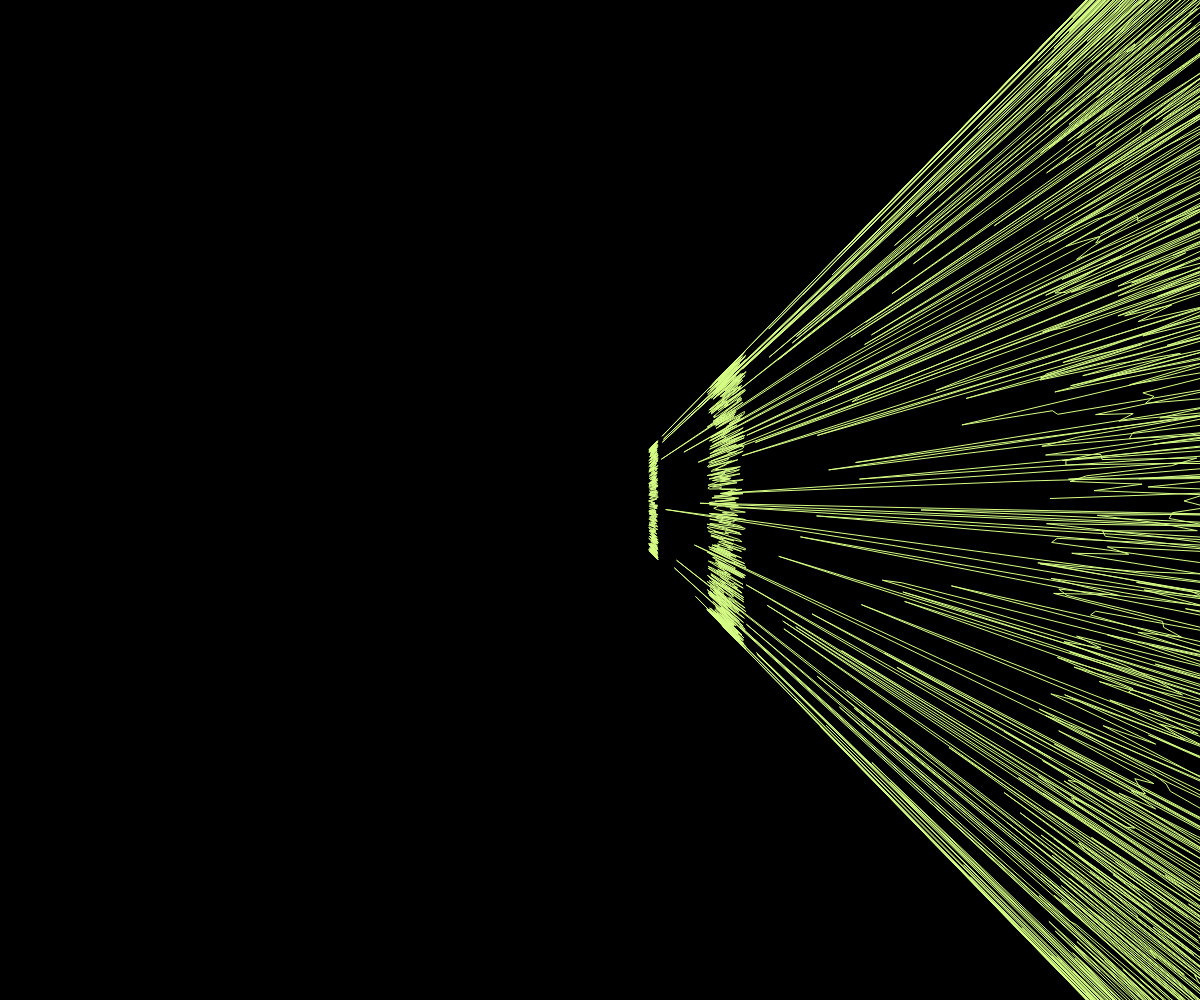
Frame 1 (no input)
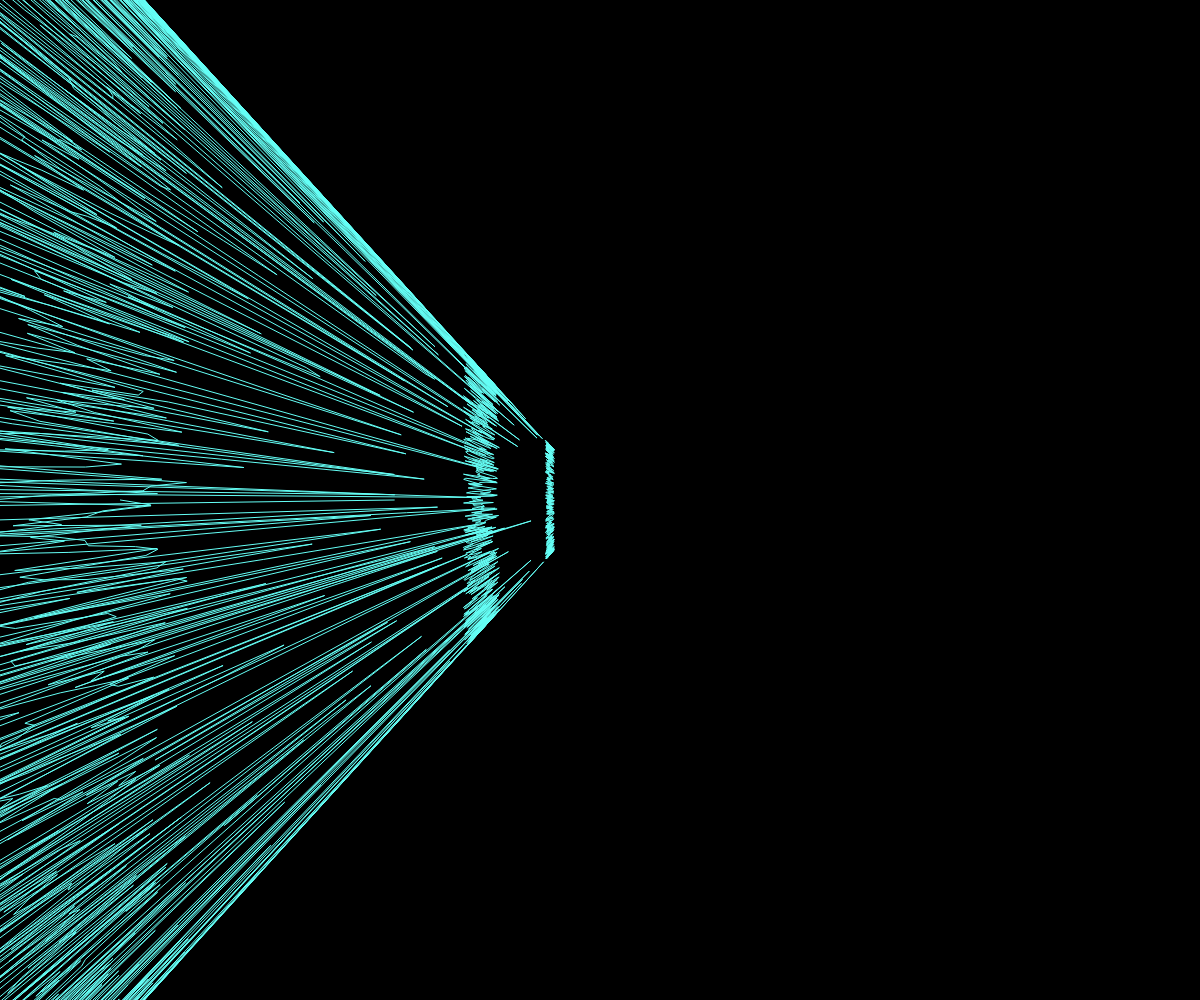
Frame 60 (no input)
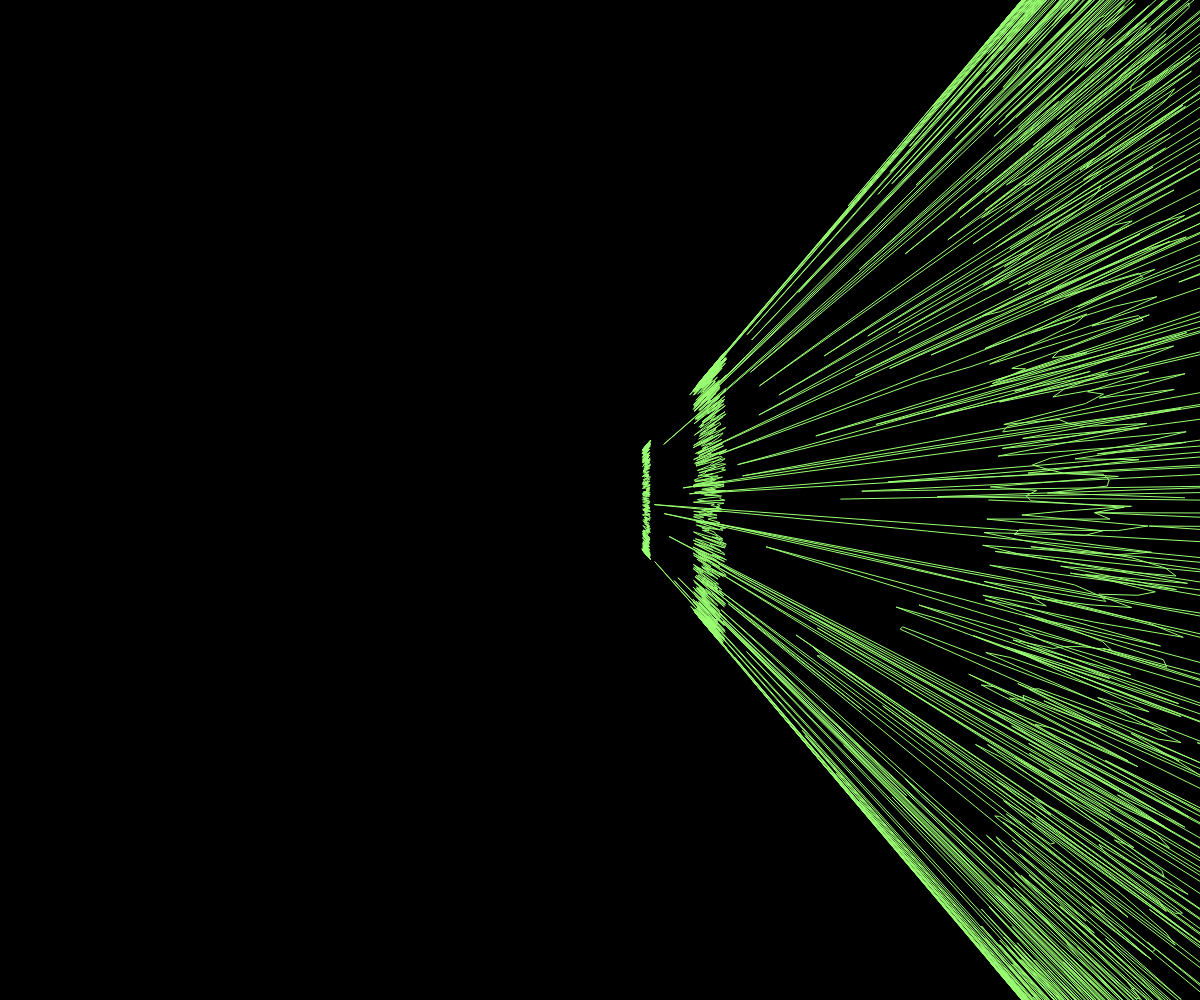
Frame 120 (the mouse pressed at the canvas centre since frame 60)

The p5.js sketch that drew these frames (run headless with seeded random() and noise() and a simulated clock; from frame 60 on, the mouse is pressed at the canvas centre):

// p5.js sketch
// ── sketch.js


function setup() {
  createCanvas(windowWidth,windowHeight);
}

function draw() {
  background(0);
  translate (width/2, height/2);
  stroke(255);
  noFill();
  
  stroke(255)
  
  for (var i = 0; i < 120; i++)  {
    
    var r = map(sin(frameCount / 2), -1, 1, 100, 255)
    var g = map(i,0, 50, 100, 255)
    var b = map(cos(frameCount), -1, 1, 250, 100)
    
    stroke(r,g,b)
    
  }
  
  
  beginShape();
  for (let a=0; a < TWO_PI; a+=0.01) {
    let t = random(150,110);
    let x = t * cos(frameCount * 0.05 + i * 0.05);
    let y = t * sin(a);
    vertex(x,y);
  }
  endShape();

  beginShape();
  for (let a=0; a < TWO_PI; a+=0.01) {
    let t = random(450,700);
    let x = t * cos(frameCount * 0.05 + i * 0.05);
    let y = t * sin(a);
    vertex(x,y);
  }
  endShape();
  
  beginShape();
  for (let a=0; a < TWO_PI; a+=0.01) {
    let t = random(50,60);
    let x = t * cos(frameCount * 0.05 + i * 0.05);
    let y = t * sin(a);
    vertex(x,y);
  }
  endShape();
  
   beginShape();
  for (let a=0; a < TWO_PI; a+=0.01) {
    let t = random(60,2000);
    let x = t * cos(frameCount * 0.05 + i * 0.05);
    let y = t * sin(a);
    vertex(x,y);
  }
  endShape();
  
  
  }
